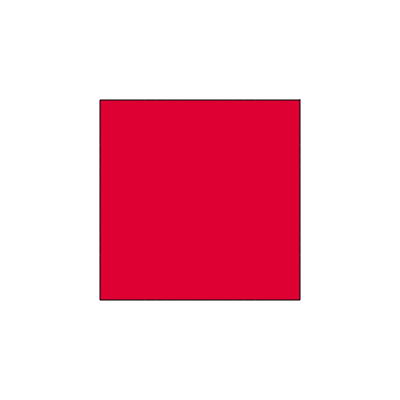
Frame 1 (no input)
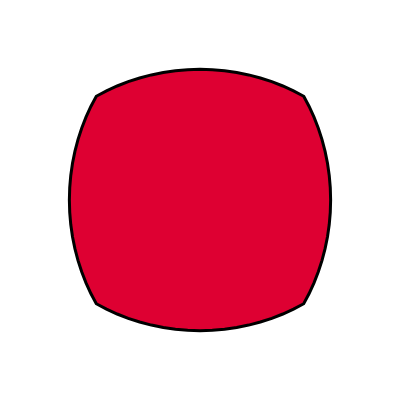
Frame 60 (no input)
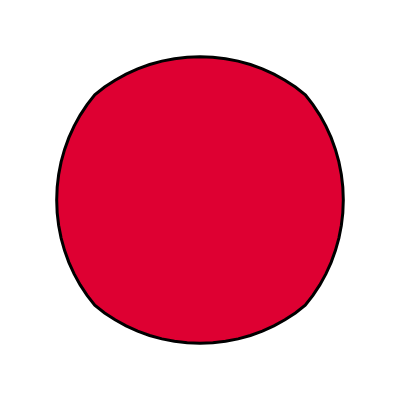
Frame 120 (the mouse pressed at the canvas centre since frame 60)

The p5.js sketch that drew these frames (run headless with seeded random() and noise() and a simulated clock; from frame 60 on, the mouse is pressed at the canvas centre):

// p5.js sketch
// ── sketch.js
// var xs = [208, 224, 224, 248, 272, 288, 296, 304, 304, 296, 288, 312, 336, 352, 360, 368, 368, 360, 352, 336, 312, 288, 296, 304, 304, 296, 288, 280, 272, 264, 256, 248, 240, 232, 200, 168, 160, 152, 144, 136, 128, 120, 112, 104, 96, 96, 104, 112, 88, 64, 48, 40, 32, 32, 40, 48, 64, 88, 112, 104, 96, 96, 104, 112, 128, 152, 176, 176, 192]
// var ys = [128, 104, 168, 175, 175, 168, 160, 144, 136, 120, 112, 120, 136, 152, 168, 192, 216, 240, 256, 272, 288, 296, 288, 272, 264, 248, 240, 240, 248, 264, 248, 240, 240, 248, 296, 248, 240, 240, 248, 264, 248, 240, 240, 248, 264, 272, 288, 296, 288, 272, 256, 240, 216, 192, 168, 152, 136, 120, 112, 120, 136, 144, 160, 168, 175, 175, 168, 104, 128]

var batXs = [208, 224, 224, 248, 272, 288, 296, 304, 304, 296, 288, 312, 336, 352, 360, 368, 368, 360, 352, 336, 312, 288, 296, 304, 304, 296, 288, 280, 272, 264, 256, 248, 240, 232, 200, 168, 160, 152, 144, 136, 128, 120, 112, 104, 96, 96, 104, 112, 88, 64, 48, 40, 32, 32, 40, 48, 64, 88, 112, 104, 96, 96, 104, 112, 128, 152, 176, 176, 192]
var batYs = [128, 104, 168, 175, 175, 168, 160, 144, 136, 120, 112, 120, 136, 152, 168, 192, 216, 240, 256, 272, 288, 296, 288, 272, 264, 248, 240, 240, 248, 264, 248, 240, 240, 248, 296, 248, 240, 240, 248, 264, 248, 240, 240, 248, 264, 272, 288, 296, 288, 272, 256, 240, 216, 192, 168, 152, 136, 120, 112, 120, 136, 144, 160, 168, 175, 175, 168, 104, 128]

var dxs, dys;

var heartXs = [200, 200.91085627960015, 203.01262691490535, 206.94115761549162, 213.06893220683403, 221.58819062705615, 232.49196962329063, 245.56971696391344, 260.4178346216985, 276.46442833146125, 293.0065146546109, 309.25703617894595, 324.39832566942783, 337.6381920471174, 348.26460876054, 355.69508231421025, 359.51715845567514, 359.51715845567514, 355.69508231421025, 348.26460876054, 337.6381920471174, 324.39832566942783, 309.257036178946, 293.00651465461095, 276.46442833146136, 260.41783462169855, 245.5697169639135, 232.49196962329071, 221.5881906270562, 213.06893220683406, 206.94115761549165, 203.01262691490538, 200.91085627960015, 200.115243245745, 200, 199.884756754255, 199.08914372039987, 196.9873730850947, 193.05884238450847, 186.93106779316608, 178.411809372944, 167.50803037670957, 154.43028303608685, 139.5821653783018, 123.5355716685391, 106.99348534538949, 90.74296382105443, 75.60167433057251, 62.361807952882884, 51.73539123946017, 44.30491768578989, 40.482841544324884, 40.48284154432483, 44.304917685789775, 51.73539123946003, 62.36180795288277, 75.60167433057246, 90.74296382105439, 106.99348534538959, 123.5355716685392, 139.58216537830208, 154.4302830360871, 167.50803037670994, 178.4118093729443, 186.9310677931664, 193.0588423845087, 196.98737308509484, 199.08914372039993, 199.884756754255]
var heartYs = [150, 143.60058754623844, 136.16720739409968, 126.76274602465124, 116.27374660518534, 105.68882353387602, 96.00813061875579, 88.15480447441277, 82.89744185415722, 80.79121302347636, 82.14292256668925, 87.00248860946104, 95.18026771934684, 106.28677106876003, 119.78893717197084, 135.07551971185234, 151.52348792430428, 168.55767444814438, 185.69717009059966, 202.58397207496188, 218.99186938124416, 234.8161707749564, 250.04731261225015, 264.733321288181, 278.9373162228437, 292.6965892308864, 305.98926489343563, 318.71322893123994, 330.6801030843817, 341.62481490156165, 351.2290658920629, 359.1550452155468, 365.08432883780745, 368.75622914179286, 370, 368.75622914179286, 365.08432883780756, 359.15504521554703, 351.22906589206315, 341.62481490156193, 330.68010308438204, 318.7132289312402, 305.9892648934359, 292.69658923088673, 278.9373162228441, 264.7333212881814, 250.04731261225055, 234.81617077495676, 218.99186938124456, 202.58397207496228, 185.6971700905999, 168.55767444814455, 151.52348792430433, 135.07551971185234, 119.78893717197074, 106.28677106875989, 95.18026771934663, 87.00248860946091, 82.14292256668918, 80.79121302347639, 82.89744185415736, 88.15480447441301, 96.00813061875616, 105.6888235338765, 116.2737466051859, 126.76274602465179, 136.16720739410022, 143.60058754623887, 148.36142713086508]

var xs = [200, 200.91085627960015, 203.01262691490535, 206.94115761549162, 213.06893220683403, 221.58819062705615, 232.49196962329063, 245.56971696391344, 260.4178346216985, 276.46442833146125, 293.0065146546109, 309.25703617894595, 324.39832566942783, 337.6381920471174, 348.26460876054, 355.69508231421025, 359.51715845567514, 359.51715845567514, 355.69508231421025, 348.26460876054, 337.6381920471174, 324.39832566942783, 309.257036178946, 293.00651465461095, 276.46442833146136, 260.41783462169855, 245.5697169639135, 232.49196962329071, 221.5881906270562, 213.06893220683406, 206.94115761549165, 203.01262691490538, 200.91085627960015, 200.115243245745, 200, 199.884756754255, 199.08914372039987, 196.9873730850947, 193.05884238450847, 186.93106779316608, 178.411809372944, 167.50803037670957, 154.43028303608685, 139.5821653783018, 123.5355716685391, 106.99348534538949, 90.74296382105443, 75.60167433057251, 62.361807952882884, 51.73539123946017, 44.30491768578989, 40.482841544324884, 40.48284154432483, 44.304917685789775, 51.73539123946003, 62.36180795288277, 75.60167433057246, 90.74296382105439, 106.99348534538959, 123.5355716685392, 139.58216537830208, 154.4302830360871, 167.50803037670994, 178.4118093729443, 186.9310677931664, 193.0588423845087, 196.98737308509484, 199.08914372039993, 199.884756754255]
var ys = [150, 143.60058754623844, 136.16720739409968, 126.76274602465124, 116.27374660518534, 105.68882353387602, 96.00813061875579, 88.15480447441277, 82.89744185415722, 80.79121302347636, 82.14292256668925, 87.00248860946104, 95.18026771934684, 106.28677106876003, 119.78893717197084, 135.07551971185234, 151.52348792430428, 168.55767444814438, 185.69717009059966, 202.58397207496188, 218.99186938124416, 234.8161707749564, 250.04731261225015, 264.733321288181, 278.9373162228437, 292.6965892308864, 305.98926489343563, 318.71322893123994, 330.6801030843817, 341.62481490156165, 351.2290658920629, 359.1550452155468, 365.08432883780745, 368.75622914179286, 370, 368.75622914179286, 365.08432883780756, 359.15504521554703, 351.22906589206315, 341.62481490156193, 330.68010308438204, 318.7132289312402, 305.9892648934359, 292.69658923088673, 278.9373162228441, 264.7333212881814, 250.04731261225055, 234.81617077495676, 218.99186938124456, 202.58397207496228, 185.6971700905999, 168.55767444814455, 151.52348792430433, 135.07551971185234, 119.78893717197074, 106.28677106875989, 95.18026771934663, 87.00248860946091, 82.14292256668918, 80.79121302347639, 82.89744185415736, 88.15480447441301, 96.00813061875616, 105.6888235338765, 116.2737466051859, 126.76274602465179, 136.16720739410022, 143.60058754623887, 148.36142713086508]

var col, dCol, bgCol, bgDCol, yellowCol, redCol;
var pips;

var circleXs, circleYs;

function setup() {
  createCanvas(400, 400);
  angleMode(DEGREES);

  pips = createCheckbox('Show Indivudal Points');
  pips.style('font-family', 'Helvetica');
  pips.style('font-size', '12px');

  frameRate(24);

  dxs = xs;
  dys = ys;


  yellowCol = color(255, 255, 0);
  redCol = color(222, 0, 50);
  col = redCol;
  dCol = redCol;

  bgCol = color(255);
  bgDCol = bgCol;

  generateCircle()
  dxs = circleXs;
  dys = circleYs;
  
  generateSquare()
   arrayCopy(squareXs,xs);
   arrayCopy(squareYs,ys);
  // arrayCopy(xs,dxs);
  // arrayCopy(ys,dys);
  
  
  dxs = xs;
  dys = ys;
}

function generateCircle() {
  var xs = [];
  var ys = [];
  for (var i = 0; i < 360; i +=5 ) {

    xs.push(200 + 150 * cos(i - 45));
    ys.push(200 + 150 * sin(i - 45));
  }

  circleXs = xs;
  circleYs = ys;
}

function generateSquare() {
  squareXs = [];
  squareYs = [];
  
  var space = 200/18

  for (var x = 100; x < 290; x += space) {
    squareYs.push(x);
    squareXs.push(300);
  }
  // console.log(squareXs.length);

  for (var x = 300; x >110; x -= space) {
     squareXs.push(x);
     squareYs.push(300);
  }
  // console.log(squareXs.length);
  
  for (var x = 300; x >110; x -= space) {
     squareXs.push(100);
     squareYs.push(x);
  }
  // console.log(squareXs.length);
  for (var x = 100; x < 290; x += space) {
    squareYs.push(100);
    squareXs.push(x);
  }
  // console.log(squareXs.length);
  
}

function draw() {

  background(bgCol);

  beginShape();
  for (var i = 0; i < xs.length; i++) {
    vertex(xs[i], ys[i]);
  }
  fill(col);
 // noFill()
 // noStroke();
  endShape(CLOSE);
  for (var i = 0; i < xs.length; i++) {

    fill(255);
    stroke(0);
    strokeWeight(3);



    if (pips.checked())
      ellipse(xs[i], ys[i], 9);
  }
  step();
  // jitter();
  if (frameCount % 50 == 0)
   flip();

}

function step() {
  for (var i = 0; i < xs.length; i++) {
    xs[i] = lerp(xs[i], dxs[i], .1);
    ys[i] = lerp(ys[i], dys[i], .1);
  }

  col = lerpColor(col, dCol, .1);
  bgCol = lerpColor(bgCol, bgDCol, .1);
}


var state = 0;

function mousePressed() {

  if (mouseY > height)
    return;
  
   flip();
}

function flip() {
  if (state % 2 === 0) {

    dxs = circleXs;
  dys = circleYs;
  //  dCol = redCol;
   // bgDCol = color(255);
  } else {
   dxs = squareXs;
  dys = squareYs;
 //   dCol = yellowCol;
  //  bgDCol = color(0);

  }
  state++;
}

function jitter() {
  for (var i = 0; i < xs.length; i++) {
    xs[i] += random(-2, 2)
    ys[i] += random(-2, 2)
  }
}
